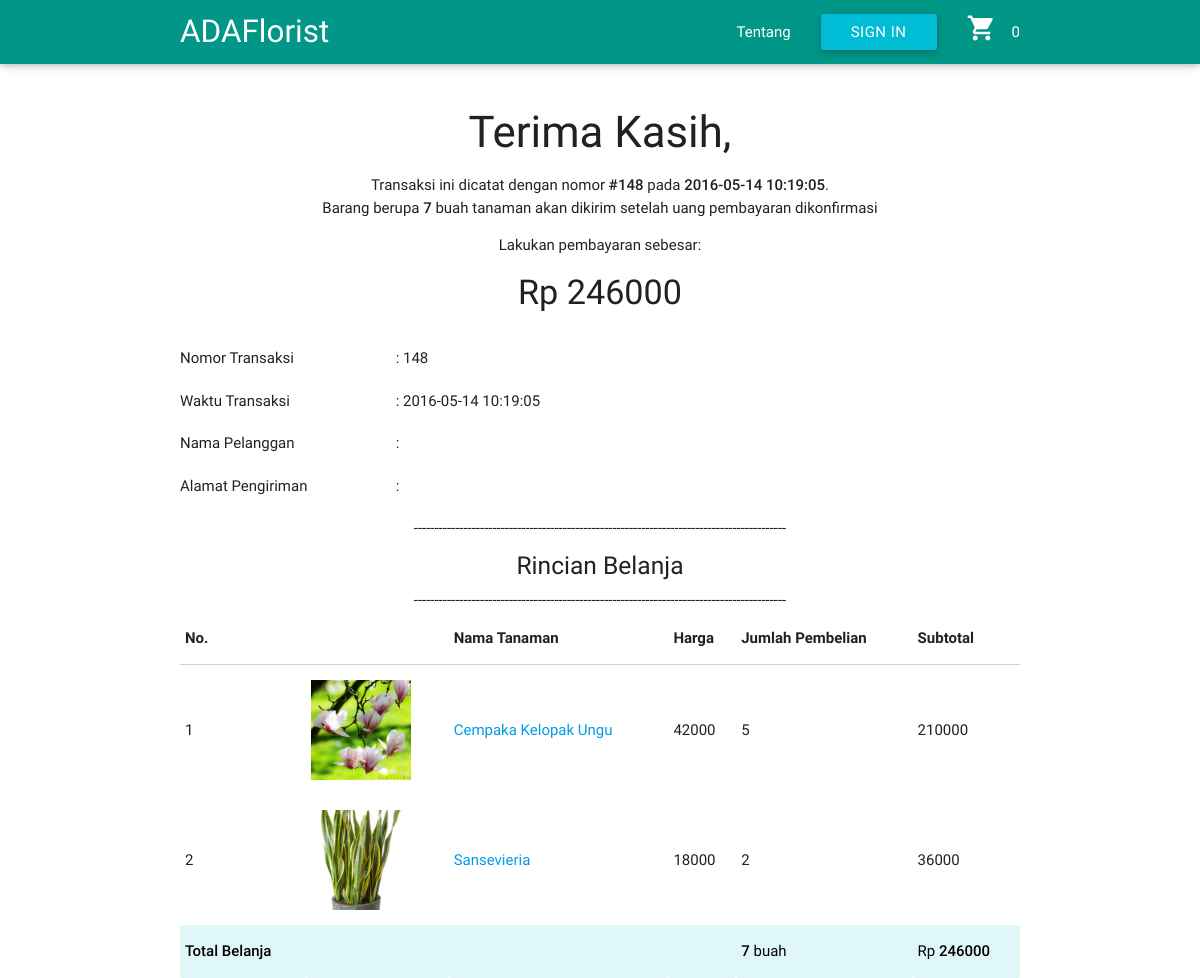
Screenshot of /konfirmasi.php?idtransaksi=148 with the database file from the repository.
### tables this page shows
CREATE TABLE `transaksi` (
  `ID_Transaksi` int(9) NOT NULL,
  `Total_Biaya` bigint(20) NOT NULL,
  `Tanggal_transaksi` datetime NOT NULL DEFAULT CURRENT_TIMESTAMP,
  `id_customer` int(11) NOT NULL,
  `Konfirmasi` tinyint(1) NOT NULL DEFAULT '0',
  `waktu_konfirmasi` datetime NOT NULL DEFAULT CURRENT_TIMESTAMP ON UPDATE CURRENT_TIMESTAMP
);

CREATE TABLE `detail_transaksi` (
  `transaksi_id` int(20) NOT NULL,
  `tanaman_id` int(20) NOT NULL,
  `jumlah_beli` int(20) NOT NULL
);

CREATE TABLE `tanaman` (
  `ID_Tanaman` int(11) NOT NULL,
  `Nama_Tanaman` varchar(25) NOT NULL,
  `Harga_Tanaman` bigint(20) NOT NULL,
  `Deskripsi_Tanaman` varchar(500) NOT NULL,
  `Jumlah_Stok` int(11) NOT NULL,
  `Jenis_Tanaman` varchar(50) NOT NULL,
  `Gambar` varchar(100) NOT NULL,
  `Berat` float DEFAULT NULL,
  `Iklim` varchar(50) DEFAULT NULL,
  `Ukuran_Tanaman` varchar(50) DEFAULT NULL,
  `Media_Tanam` varchar(50) DEFAULT NULL,
  `Ukuranpot` varchar(50) DEFAULT NULL,
  `Penyiraman` varchar(50) DEFAULT NULL,
  `Kebutuhan_Sinar` varchar(50) DEFAULT NULL,
  `Pemupukan` varchar(100) DEFAULT NULL,
  `Asal_Bibit` varchar(100) DEFAULT NULL,
  `Kondisi_Tanaman` varchar(60) DEFAULT NULL,
  `jumlah_beli` int(20) NOT NULL DEFAULT '0',
  `jumlah_lihat` int(20) NOT NULL DEFAULT '0'
);

### konfirmasi.php (the view, shortened to what this page needs)
<!DOCTYPE html>
<html>
<head>
    <link type="text/css" rel="stylesheet" href="css/materialize.min.css" media="screen,projection" />
</head>
<body>
    <?php
    if(isset($_SESSION['admin'])){
    include 'headadmin.php';} else{
    include 'header.php';}
    include 'connect.php';
    $no=0;
    $idpelanggan=$_SESSION['idcust'];
    $id=$_GET['idtransaksi'];
    $nomor=$id;
    $pelanggans=mysqli_query($connect,"select * from customer where ID_customer='$idpelanggan'");
    $pelanggan=mysqli_fetch_array($pelanggans);
    $transs=mysqli_query($connect,"select * from transaksi where ID_Transaksi='$id'");
    $trans = mysqli_fetch_assoc($transs);
    $detils=mysqli_query($connect,"Select sum(jumlah_beli) as jumlahs from detail_transaksi where transaksi_id='$id'");
    $detil=mysqli_fetch_assoc($detils);
    ?>
    <br>
        <div class="container">
             <h3 align="center">Terima Kasih, <?php echo $pelanggan['nama'];?></h3>
                        <p align="center">Transaksi ini dicatat dengan nomor <strong>#<?php echo $trans['ID_Transaksi']?></strong> pada <strong>
                            <?php echo $trans['Tanggal_transaksi']?></strong>.
                            <br>Barang berupa <strong>
                            <?php echo $detil['jumlahs']?> </strong> buah tanaman akan dikirim setelah uang pembayaran dikonfirmasi</p>
                        <p align="center"> Lakukan pembayaran sebesar:
                            <p>
                                <h4 align="center">Rp <?php echo $trans['Total_Biaya']?></h4>
            <br>
            <div class="row">
                <div class="col s3">
                    Nomor Transaksi
                </div>
                <div class="col s6">
                    :  <?php echo $trans['ID_Transaksi']?>
                </div>
            </div>
            <div class="row">
                <div class="col s3">
                    Waktu Transaksi
                </div>
                <div class="col s6">
                    :  <?php echo $trans['Tanggal_transaksi']?>
                </div>
            </div>
            <div class="row">
                <div class="col s3">
                    Nama Pelanggan
                </div>
                <div class="col s6">
                    :  <?php echo $pelanggan['nama']?>
                </div>
            </div>
            <div class="row">
                <div class="col s3">
                    Alamat Pengiriman
                </div>
                <div class="col s6">
                    :  <?php echo $pelanggan['alamat']?>
                </div>
            </div>
            <center>------------------------------------------------------------------------------------------<strong><h5>Rincian Belanja</h5></strong>------------------------------------------------------------------------------------------</center>
            <table>
                <thead>
                    <th>No.</th>
                    <th></th>
                    <th>Nama Tanaman</th>
                    <th>Harga</th>
                    <th>Jumlah Pembelian</th>
                    <th>Subtotal</th>
                </thead>
                <?php
            $jumlah=0;
            $total=0;
            $detail=mysqli_query($connect,"Select * from detail_transaksi where transaksi_id='$nomor'");
            while($ulang=mysqli_fetch_assoc($detail)){
            $no++;
            $idtanaman=$ulang['tanaman_id'];
            $query = mysqli_query($connect,"SELECT * FROM tanaman WHERE ID_Tanaman ='$idtanaman'");
            $tanaman = mysqli_fetch_array($query);?>
                    <tr>
                        <td>
                            <?php echo $no?>
                        </td>
                        <td>
                            <img class="materialboxed" data-caption="<?php echo $tanaman['Nama_Tanaman']?> - Rp <?php echo $tanaman['Harga_Tanaman']?>/pcs" width="100" src="image/<?php echo $tanaman['Gambar']?>">
                        </td>
                        <td>
                            <a href="tanaman.php?idtanaman=<?php echo $idtanaman ?>"><?php echo $tanaman['Nama_Tanaman']?></a>
                        </td>
                        <td>
                            <?php echo $tanaman['Harga_Tanaman']?>
                        </td>
                        <td>
                            <?php echo $ulang['jumlah_beli']?>
                        </td>
                        <td>
                            <?php echo ($tanaman['Harga_Tanaman']*$ulang['jumlah_beli'])?>
                        </td>
                    </tr>
                    <?php $total=$total+($tanaman['Harga_Tanaman']*$ulang['jumlah_beli']);
                    $jumlah=$jumlah+$ulang['jumlah_beli'];?>
                        <?php } ?>
                            <tr class="black-text cyan lighten-5">
                                <td><strong>Total Belanja</strong></td>
                                <td></td>
                                <td></td>
                                <td></td>
                                <td>
                                    <?php echo "<strong>$jumlah</strong>"?> buah </td>
                                <td>
                                    Rp
                                    <?php echo "<strong>$total</strong>"?>
                                </td>
                            </tr>
            </table>
        </div>
</body>
</html>

### rows the page displays
transaksi: ID_Transaksi "148", Tanggal_transaksi "2016-05-14 10:19:05", Total_Biaya "246000"
detail_transaksi: tanaman.Gambar (picture), tanaman.Nama_Tanaman "Cempaka Kelopak Ungu", tanaman.Harga_Tanaman "42000", jumlah_beli "5", $tanaman['Harga_Tanaman']*$ulang['jumlah_beli'] "210000"
detail_transaksi: tanaman.Gambar (picture), tanaman.Nama_Tanaman "Sansevieria", tanaman.Harga_Tanaman "18000", jumlah_beli "2", $tanaman['Harga_Tanaman']*$ulang['jumlah_beli'] "36000"

### other values shown
$detil['jumlahs'] "7"
$jumlah "7"
$total "246000"
